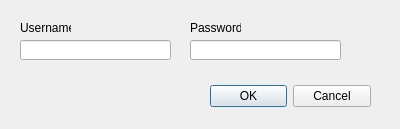
<?xml version="1.0" encoding="UTF-8"?>
<ui version="4.0">
 <class>AccountDial</class>
 <widget class="QDialog" name="AccountDial">
  <property name="geometry">
   <rect>
    <x>0</x>
    <y>0</y>
    <width>400</width>
    <height>129</height>
   </rect>
  </property>
  <property name="windowTitle">
   <string>Add Account</string>
  </property>
  <widget class="QDialogButtonBox" name="DialogBtn">
   <property name="geometry">
    <rect>
     <x>210</x>
     <y>80</y>
     <width>161</width>
     <height>32</height>
    </rect>
   </property>
   <property name="orientation">
    <enum>Qt::Horizontal</enum>
   </property>
   <property name="standardButtons">
    <set>QDialogButtonBox::Cancel|QDialogButtonBox::Ok</set>
   </property>
  </widget>
  <widget class="QLineEdit" name="UsernameInput">
   <property name="geometry">
    <rect>
     <x>20</x>
     <y>40</y>
     <width>151</width>
     <height>20</height>
    </rect>
   </property>
  </widget>
  <widget class="QLabel" name="label">
   <property name="geometry">
    <rect>
     <x>20</x>
     <y>20</y>
     <width>51</width>
     <height>16</height>
    </rect>
   </property>
   <property name="text">
    <string>Username:</string>
   </property>
  </widget>
  <widget class="QLabel" name="label_2">
   <property name="geometry">
    <rect>
     <x>190</x>
     <y>20</y>
     <width>51</width>
     <height>16</height>
    </rect>
   </property>
   <property name="text">
    <string>Password:</string>
   </property>
  </widget>
  <widget class="QLineEdit" name="PasswordInput">
   <property name="geometry">
    <rect>
     <x>190</x>
     <y>40</y>
     <width>151</width>
     <height>20</height>
    </rect>
   </property>
  </widget>
 </widget>
 <tabstops>
  <tabstop>UsernameInput</tabstop>
  <tabstop>PasswordInput</tabstop>
  <tabstop>DialogBtn</tabstop>
 </tabstops>
 <resources/>
 <connections>
  <connection>
   <sender>DialogBtn</sender>
   <signal>rejected()</signal>
   <receiver>AccountDial</receiver>
   <slot>reject()</slot>
   <hints>
    <hint type="sourcelabel">
     <x>316</x>
     <y>100</y>
    </hint>
    <hint type="destinationlabel">
     <x>286</x>
     <y>128</y>
    </hint>
   </hints>
  </connection>
  <connection>
   <sender>DialogBtn</sender>
   <signal>accepted()</signal>
   <receiver>AccountDial</receiver>
   <slot>accept()</slot>
   <hints>
    <hint type="sourcelabel">
     <x>248</x>
     <y>94</y>
    </hint>
    <hint type="destinationlabel">
     <x>157</x>
     <y>128</y>
    </hint>
   </hints>
  </connection>
 </connections>
</ui>
